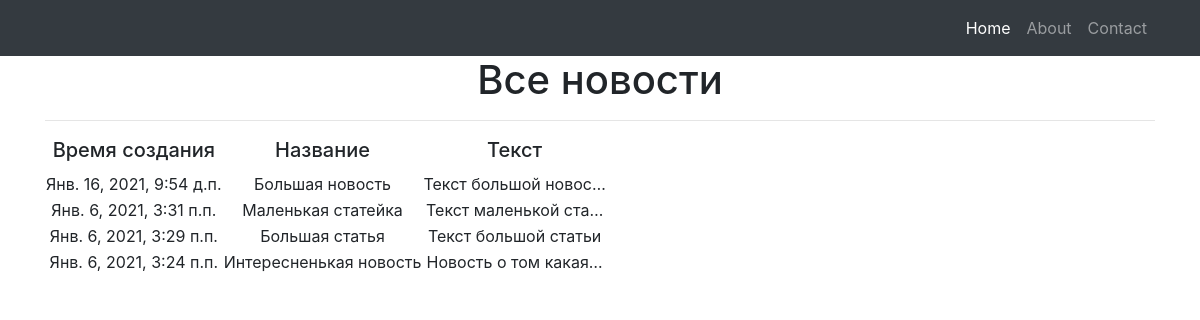
The page / on the database its author committed.
### news/models.py (models this page shows, shortened)
class Post(models.Model):
    author = models.ForeignKey(Author, on_delete=models.CASCADE)
    NEWS = 'NW'
    ARTICLE = 'AR'
    POST_TYPES = [
        (NEWS, 'News'),
        (ARTICLE, 'Article'),
    ]
    type = models.CharField(max_length=2, choices=POST_TYPES, default=NEWS)
    created_time = models.DateTimeField(auto_now_add=True)
    category = models.ManyToManyField(Category, through='PostCategory')
    header = models.CharField(max_length=255)
    article_text = models.TextField()
    post_raiting = models.IntegerField(default=0)
    class Meta:
        verbose_name = 'Пост'
        verbose_name_plural = 'Посты'

### news/views.py (the view)
# urls.py: path('',PostList.as_view()),
class PostList(ListView):
    model = Post
    template_name = 'news.html'
    context_object_name = 'posts'
    queryset = Post.objects.order_by('-created_time')

### news/templates/news/news.html (shortened to what this page needs)
{% extends 'flatpages/default.html' %}
{% block content %}
<h1>Все новости</h1>
<hr>
<table>
    <tr>
        <td>
            <h5>
                Время создания
            </h5>
        </td>
        <td>
            <h5>
                Название
            </h5>
        </td>
        <td>
            <h5>
                Текст
            </h5>
        </td>
    </tr>
    {% for post in posts %}
        <tr>
            <td>
                {{ post.created_time }}
            </td>
            <td>
                {{ post.header }}
            </td>
            <td>
                {{ post.article_text|truncatechars:20 }}
            </td>
        </tr>
    {% endfor %}
</table>
{% endblock content %}

### news/templates/flatpages/default.html (shortened to what this page needs)
{% load static %}
<!DOCTYPE html>
<html lang="en">
<head>
  <link href="{% static 'vendor/bootstrap/css/bootstrap.min.css' %}" rel="stylesheet">
</head>
<body>
  <nav class="navbar navbar-expand-lg navbar-dark bg-dark static-top">
    <div class="container">
      <div class="collapse navbar-collapse" id="navbarResponsive">
        <ul class="navbar-nav ml-auto">
          <li class="nav-item active">
            <a class="nav-link" href="/">Home
            </a>
          </li>
          <li class="nav-item">
            <a class="nav-link" href="/about/">About</a>
          </li>
          <li class="nav-item">
            <a class="nav-link" href="/contacts/">Contact</a>
          </li>
        </ul>
      </div>
    </div>
  </nav>
  <div class="container">
    <div class="row">
      <div class="col-lg-12 text-center">
       {% block content %}{% endblock content %}
      </div>
    </div>
  </div>
</body>
</html>

### rows shown on the page
Post: created_time "Янв. 16, 2021, 9:54 д.п.", header "Большая новость", article_text "Текст большой новос…"
Post: created_time "Янв. 6, 2021, 3:31 п.п.", header "Маленькая статейка", article_text "Текст маленькой ста…"
Post: created_time "Янв. 6, 2021, 3:29 п.п.", header "Большая статья", article_text "Текст большой статьи"
Post: created_time "Янв. 6, 2021, 3:24 п.п.", header "Интересненькая новость", article_text "Новость о том какая…"
